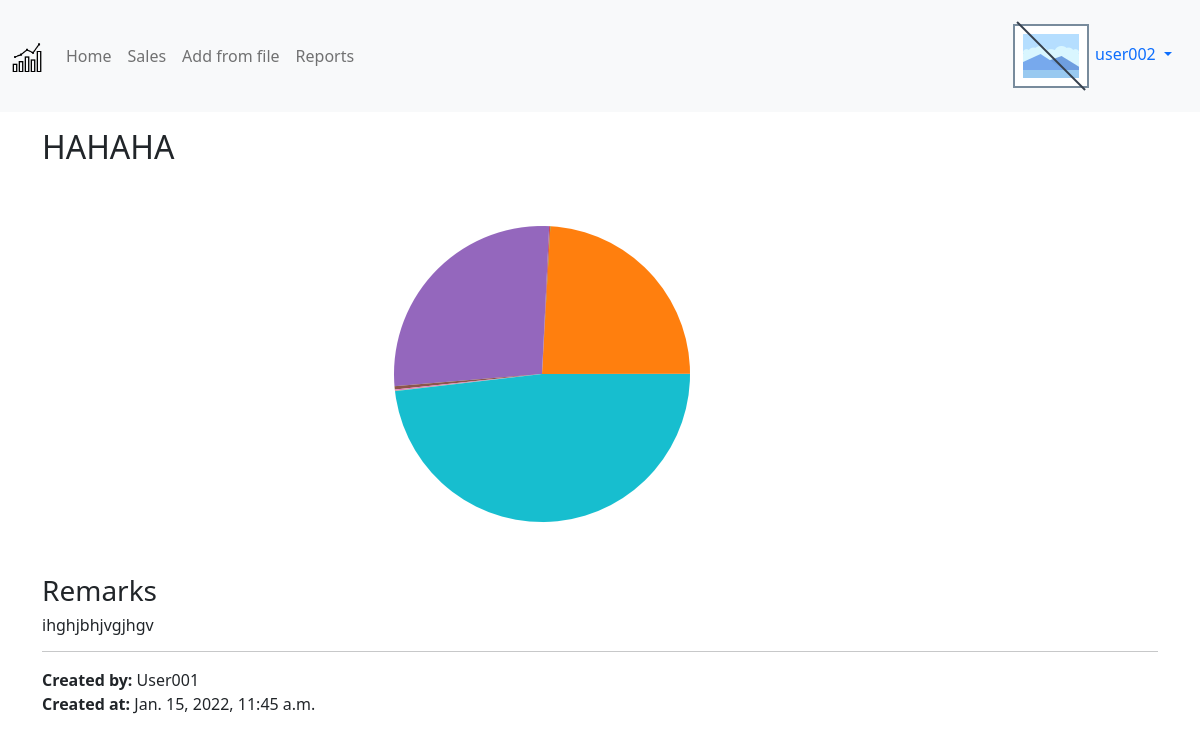
Screenshot of /reports/41/ (signed in) with the database file from the repository.
### profiles/models.py (models this page shows)
class Profile(models.Model):
    user = models.OneToOneField(User, on_delete=models.CASCADE)
    avatar = models.ImageField(upload_to='avatars', default='no-image.png')
    bio = models.TextField(default='No bio added')
    created = models.DateTimeField(auto_now_add=True)
    updated = models.DateTimeField(auto_now=True)
    def __str__(self):
        return self.user.username

### reports/models.py (models this page shows, shortened)
class Report(models.Model):
    name = models.CharField(max_length=120)
    image = models.ImageField(upload_to = 'charts', blank=True, null=True)
    remarks = models.TextField()
    created = models.DateTimeField(auto_now_add=True)
    updated = models.DateTimeField(auto_now=True)
    author = models.ForeignKey(Profile, on_delete=models.PROTECT)
    class Meta:
        ordering = ('-created',)

### reports/views.py (the view)
# urls.py: path('<pk>/', ReportDetail.as_view(), name='detail' ),
class ReportDetail(LoginRequiredMixin, DetailView):
    model = Report
    template_name = 'reports/details.html'

### reports/templates/reports/details.html (shortened to what this page needs)
{% extends 'base.html' %}
{% block content %}
    <h2>{{object.name}}</h2>
    {% if object.image %}
    <img src="{{object.image.url}}">
    {% endif %}
    <h3>Remarks</h3>
    <h6>{{object.remarks}}</h6>
    <hr>
    <div><h7><b>Created by:</b> {{object.author}}</h7>
    </div>
        <h7><b>Created at:</b> {{object.created}}</h7>
{% endblock content %}

### templates/navbar.html (shortened to what this page needs)
{% load static %}
{% url "sales:home view" as path_to_home %}
{% url "sales:list" as path_to_sales %}
{% url "reports:from_file" as path_to_upload %}
{% url "reports:list" as path_to_reports %}
<nav class="navbar navbar-expand-lg navbar-light bg-light">
  <div class="container-fluid">
    <a class="navbar-brand" href=""><img src="{% static 'logo.png' %}" class="logo-sm"></a>
    <div class="collapse navbar-collapse" id="navbarNav">
      <ul class="navbar-nav">
        <li class="nav-item">
          <a class="nav-link {%if request.path == path_to_home%} active {% endif %}" href="{{path_to_home}}">Home</a>
        </li>
        <li class="nav-item">
          <a class="nav-link {%if request.path == path_to_sales %} active {% endif %}" href="{{path_to_sales}}">Sales</a>
        </li>
        <li class="nav-item">
          <a class="nav-link {%if request.path == path_to_upload %} active {% endif %}" href="{{path_to_upload}}">Add from file</a>
        </li>
        <li class="nav-item">
          <a class="nav-link {%if request.path == path_to_reports %} active {% endif %}" href="{{path_to_sales}}">Reports</a>
        </li>
      </ul>
    </div>
    {% if request.user.is_authenticated %}
      <div class="nav-item dropdown">
        <div class="nav-link dropdown-toggle" id="navbarDropdownMenuLink" role="button" data-bs-toggle="dropdown" aria-expanded="false">
          <img src="{{request.user.profile.avatar.url}}" class="avatar-sm">&nbsp;{{request.user}}
        </div>
      </div>
    {% endif %}
  </div>
</nav>

### static/style.css (style rules this page uses)
.logo-sm { width: 30px; height: 30px; }

### rows the page displays
Report: name "HAHAHA", image (picture), remarks "ihghjbhjvgjhgv", author "User001", created "Jan. 15, 2022, 11:45 a.m."

### other values shown
{{ request.user }} "user002"
